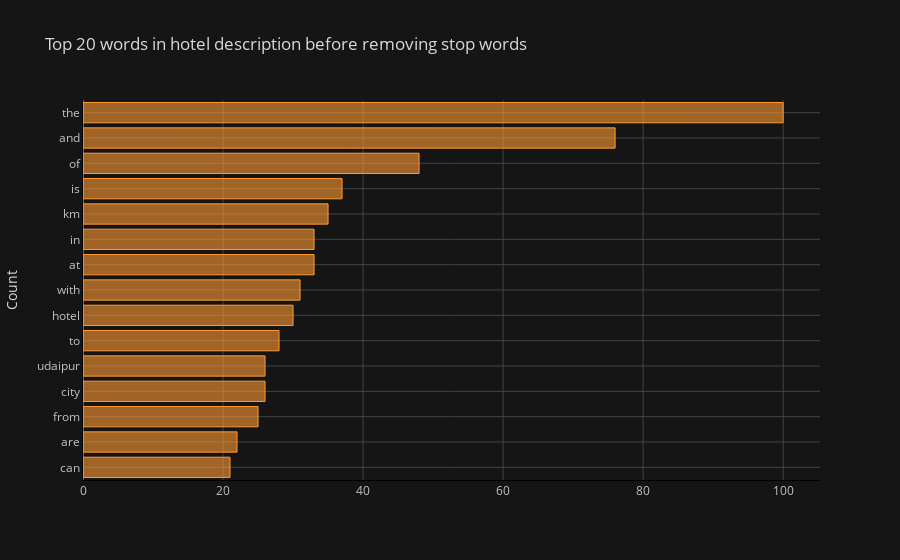

The code cell stored with this chart in its notebook:
### Code cell
#function to display the top n words
def get_top_n_words(corpus, n=None):
    vec = CountVectorizer().fit(corpus)
    bag_of_words = vec.transform(corpus)
    sum_words = bag_of_words.sum(axis=0) 
    words_freq = [(word, sum_words[0, idx]) for word, idx in vec.vocabulary_.items()]
    words_freq =sorted(words_freq, key = lambda x: x[1], reverse=True)
    return words_freq[:n]
common_words = get_top_n_words(df1['hotel_overview'], 15)
df2 = pd.DataFrame(common_words, columns = ['hotel_overview' , 'count'])
df2.groupby('hotel_overview').sum()['count'].sort_values().iplot(kind='barh', yTitle='Count', linecolor='black', title='Top 20 words in hotel description before removing stop words')

### Figure 1 — Plotly figure (JSON) as saved in the notebook; plotly's stock layout.template omitted (floating-point values rounded to 4 significant figures)
{"data": [{"marker": {"color": "rgba(255, 153, 51, 0.6)", "line": {"color": "rgba(255, 153, 51, 1.0)", "width": 1}}, "name": "count", "orientation": "h", "text": "", "type": "bar", "x": [21, 22, 25, 26, 26, 28, 30, 31, 33, 33, 35, 37, 48, 76, 100], "y": ["can", "are", "from", "city", "udaipur", "to", "hotel", "with", "at", "in", "km", "is", "of", "and", "the"]}], "layout": {"legend": {"bgcolor": "#151516", "font": {"color": "#D9D9D9"}}, "paper_bgcolor": "#151516", "plot_bgcolor": "#151516", "title": {"font": {"color": "#D9D9D9"}, "text": "Top 20 words in hotel description before removing stop words"}, "xaxis": {"gridcolor": "#434343", "linecolor": "black", "showgrid": true, "tickfont": {"color": "#C2C2C2"}, "title": {"font": {"color": "#D9D9D9"}, "text": ""}, "zerolinecolor": "#666570"}, "yaxis": {"gridcolor": "#434343", "linecolor": "black", "showgrid": true, "tickfont": {"color": "#C2C2C2"}, "title": {"font": {"color": "#D9D9D9"}, "text": "Count"}, "zerolinecolor": "#666570"}}}
